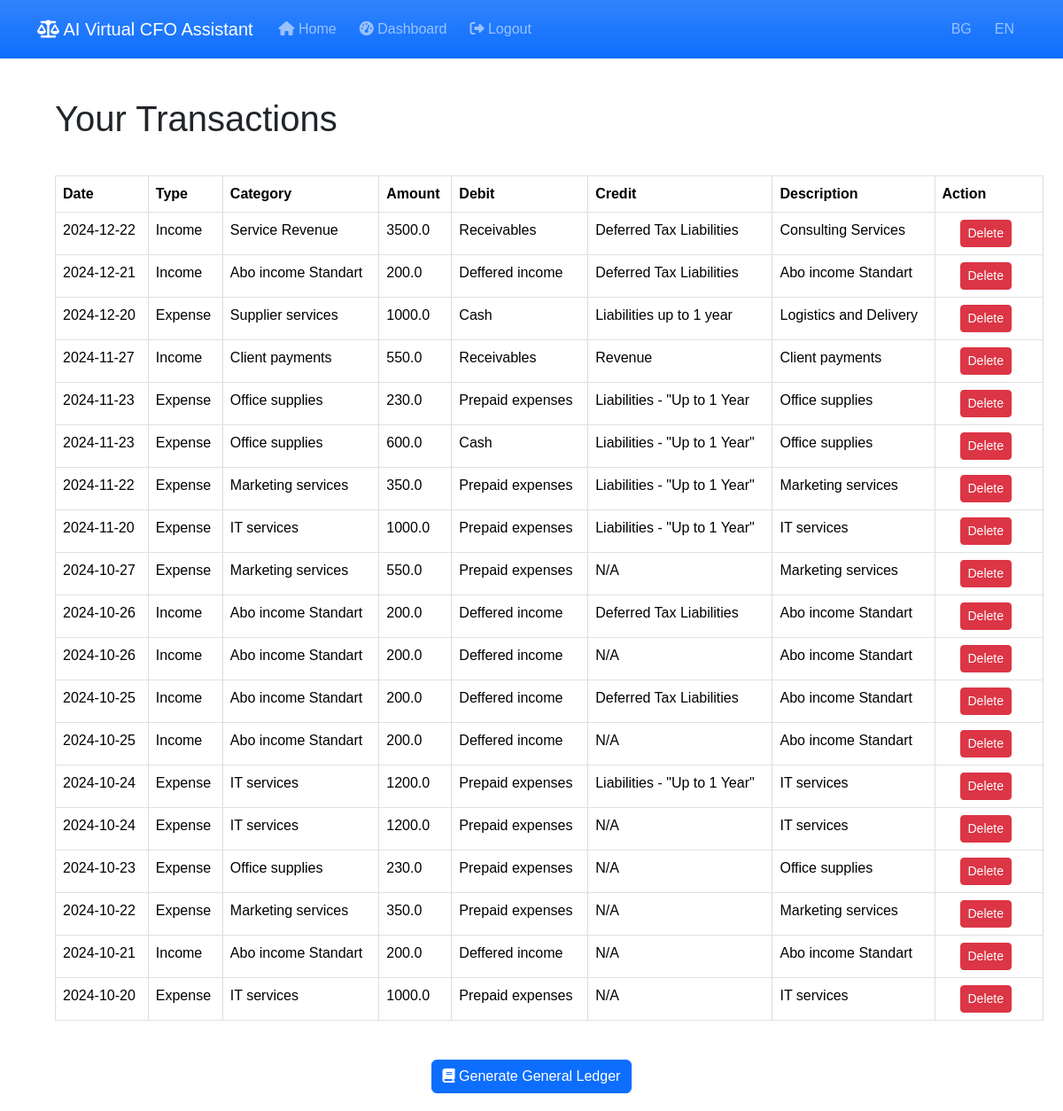
The page /account_transactions_overview (signed in) on the database its author committed.
### models.py (models this page shows)
class Transaction(db.Model):
    id = db.Column(db.Integer, primary_key=True)
    date = db.Column(db.Date, nullable=False, default=date.today)
    type = db.Column(db.String(10), nullable=False)  # 'income' or 'expense'
    category = db.Column(db.String(50), nullable=False)
    income_statement_category = db.Column(db.String(100), nullable=True)  # Категория в ОПР (напр. 'Personnel expenses')
    amount = db.Column(db.Float, nullable=False)
    description = db.Column(db.String(200), nullable=True)
    account_id = db.Column(db.Integer, db.ForeignKey('account.id'), nullable=False)
    user_id = db.Column(db.Integer, db.ForeignKey('user.id'), nullable=False)
    debit = db.Column(db.String(100), nullable=True)  # New field for debit category
    credit = db.Column(db.String(100), nullable=True)

### app.py (the view)
@app.route('/account_transactions_overview')
@login_required
def view_account_transactions():
    account = current_user.accounts[0]
    transactions = Transaction.query.filter_by(account_id=account.id).order_by(Transaction.date.desc()).all()
    print("Calling function before render_template for 'reports.html'")
    return render_template('transactions.html', transactions=transactions)

### app.py (called while the page is built)
@login_manager.user_loader
def load_user(user_id):
    return User.query.get(int(user_id))

@app.context_processor
def inject_current_year():
    return {'current_year': datetime.now().year}

### templates/transactions.html (shortened to what this page needs)
{% extends 'base.html' %}
{% block content %}
<h1>Your Transactions</h1>
{% if transactions %}
<table class="table table-bordered table-hover">
    <thead>
        <tr>
            <th>Date</th>
            <th>Type</th>
            <th>Category</th>
            <th>Amount</th>
            <th>Debit</th>
            <th>Credit</th>
            <th>Description</th>
            <th>Action</th>
        </tr>
    </thead>
    <tbody>
        {% for t in transactions %}
        <tr>
            <td>{{ t.date.strftime('%Y-%m-%d') }}</td>
            <td>{{ 'Income' if t.type == 'income' else 'Expense' }}</td>
            <td>{{ t.category }}</td>
            <td>{{ t.amount }}</td>
            <td>{{ t.debit or 'N/A' }}</td>
            <td>{{ t.credit or 'N/A' }}</td>
            <td>{{ t.description }}</td>
            <td>
                <form action="{{ url_for('transactions_blueprint.delete_transaction', transaction_id=t.id) }}" method="POST" style="display:inline;">
                    <button type="submit" class="btn btn-danger btn-sm" onclick="return confirm('Are you sure you want to delete this transaction?');">
                        Delete
                    </button>
                </form>
            </td>
        </tr>
        {% endfor %}
    </tbody>
</table>
<div class="text-center mt-4">
    <form action="{{ url_for('transactions_blueprint.generate_general_ledger') }}" method="POST">
        <button type="submit" class="btn btn-primary">
            <i class="fas fa-book"></i> Generate General Ledger
        </button>
    </form>
</div>
{% else %}
<p>You have no transactions recorded.</p>
{% endif %}
{% endblock %}

### static/styles.css (style rules this page uses)
body { font-family: Arial, sans-serif; margin: 0; padding: 0; }
h1, h2 { padding: 20px; }
form { padding: 20px; }
table { width: 100%; border-collapse: collapse; margin: 20px; }
table, th, td { border: 1px solid #ddd; }
th, td { padding: 8px; text-align: left; }

### rows shown on the page
Transaction: date "2024-12-22", type "Income", category "Service Revenue", amount "3500.0", debit "Receivables", credit "Deferred Tax Liabilities", description "Consulting Services"
Transaction: date "2024-12-21", type "Income", category "Abo income Standart", amount "200.0", debit "Deffered income", credit "Deferred Tax Liabilities", description "Abo income Standart"
Transaction: date "2024-12-20", type "Expense", category "Supplier services", amount "1000.0", debit "Cash", credit "Liabilities up to 1 year", description "Logistics and Delivery"
Transaction: date "2024-11-27", type "Income", category "Client payments", amount "550.0", debit "Receivables", credit "Revenue", description "Client payments"
Transaction: date "2024-11-23", type "Expense", category "Office supplies", amount "230.0", debit "Prepaid expenses", credit "Liabilities - \"Up to 1 Year", description "Office supplies"
Transaction: date "2024-11-23", type "Expense", category "Office supplies", amount "600.0", debit "Cash", credit "Liabilities - \"Up to 1 Year\"", description "Office supplies"
Transaction: date "2024-11-22", type "Expense", category "Marketing services", amount "350.0", debit "Prepaid expenses", credit "Liabilities - \"Up to 1 Year\"", description "Marketing services"
Transaction: date "2024-11-20", type "Expense", category "IT services", amount "1000.0", debit "Prepaid expenses", credit "Liabilities - \"Up to 1 Year\"", description "IT services"
Transaction: date "2024-10-27", type "Expense", category "Marketing services", amount "550.0", debit "Prepaid expenses", credit "N/A", description "Marketing services"
Transaction: date "2024-10-26", type "Income", category "Abo income Standart", amount "200.0", debit "Deffered income", credit "Deferred Tax Liabilities", description "Abo income Standart"
Transaction: date "2024-10-26", type "Income", category "Abo income Standart", amount "200.0", debit "Deffered income", credit "N/A", description "Abo income Standart"
Transaction: date "2024-10-25", type "Income", category "Abo income Standart", amount "200.0", debit "Deffered income", credit "Deferred Tax Liabilities", description "Abo income Standart"
Transaction: date "2024-10-25", type "Income", category "Abo income Standart", amount "200.0", debit "Deffered income", credit "N/A", description "Abo income Standart"
Transaction: date "2024-10-24", type "Expense", category "IT services", amount "1200.0", debit "Prepaid expenses", credit "Liabilities - \"Up to 1 Year\"", description "IT services"
Transaction: date "2024-10-24", type "Expense", category "IT services", amount "1200.0", debit "Prepaid expenses", credit "N/A", description "IT services"
Transaction: date "2024-10-23", type "Expense", category "Office supplies", amount "230.0", debit "Prepaid expenses", credit "N/A", description "Office supplies"
Transaction: date "2024-10-22", type "Expense", category "Marketing services", amount "350.0", debit "Prepaid expenses", credit "N/A", description "Marketing services"
Transaction: date "2024-10-21", type "Income", category "Abo income Standart", amount "200.0", debit "Deffered income", credit "N/A", description "Abo income Standart"
Transaction: date "2024-10-20", type "Expense", category "IT services", amount "1000.0", debit "Prepaid expenses", credit "N/A", description "IT services"
